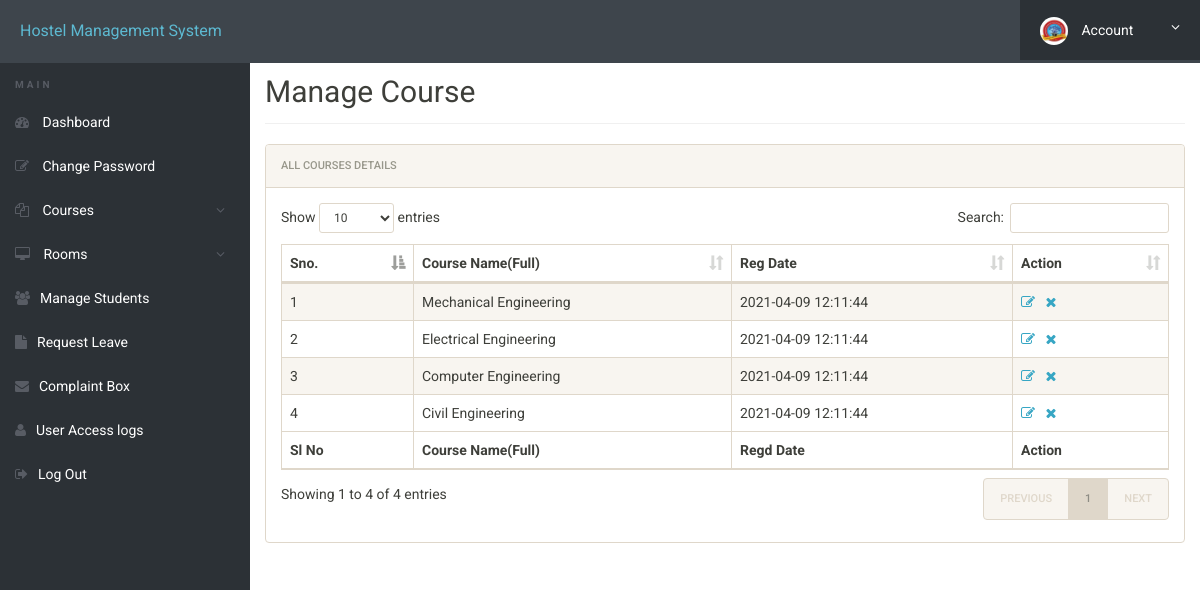
The app's page /admin/manage-courses.php (signed in) with its own data.
### tables this page shows
CREATE TABLE `courses` (
  `id` int(11) NOT NULL,
  `course_code` varchar(255) NOT NULL,
  `course_name` varchar(255) NOT NULL,
  `posting_date` timestamp NOT NULL DEFAULT current_timestamp()
);

### admin/manage-courses.php (the view, shortened to what this page needs)
<?php
include('includes/config.php');
?>
<!doctype html>
<html lang="en" class="no-js">
<head>
	<link rel="stylesheet" href="css/font-awesome.min.css">
	<link rel="stylesheet" href="css/bootstrap.min.css">
	<link rel="stylesheet" href="css/dataTables.bootstrap.min.css">
	<link rel="stylesheet" href="css/bootstrap-social.css">
	<link rel="stylesheet" href="css/bootstrap-select.css">
	<link rel="stylesheet" href="css/fileinput.min.css">
	<link rel="stylesheet" href="css/awesome-bootstrap-checkbox.css">
	<link rel="stylesheet" href="css/style.css">
</head>
<body>
	<?php include('includes/header.php');?>
	<div class="ts-main-content">
			<?php include('includes/sidebar.php');?>
		<div class="content-wrapper">
			<div class="container-fluid">
				<div class="row">
					<div class="col-md-12">
						<h2 class="page-title" style="margin-top: 50px;">Manage Course</h2>
						<div class="panel panel-default">
							<div class="panel-heading">All Courses Details</div>
							<div class="panel-body">
								<table id="zctb" class="display table table-striped table-bordered table-hover" cellspacing="0" width="100%">
									<thead>
										<tr>
											<th>Sno.</th>
											<th>Course Name(Full)</th>
											<th>Reg Date </th>
											<th>Action</th>
										</tr>
									</thead>
									<tfoot>
										<tr>
											<th>Sl No</th>
											<th>Course Name(Full)</th>
											<th>Regd Date</th>
											<th>Action</th>
										</tr>
									</tfoot>
									<tbody>
<?php
$ret="select * from courses";
$stmt= $mysqli->prepare($ret) ;
$stmt->execute() ;
$res=$stmt->get_result();
$cnt=1;
while($row=$res->fetch_object())
	  {
	  	?>
<tr><td><?php echo $cnt;;?></td>
<td><?php echo $row->course_name;?></td>
<td><?php echo $row->posting_date;?></td>
<td><a href="edit-course.php?id=<?php echo $row->id;?>"><i class="fa fa-edit"></i></a>&nbsp;&nbsp;
<a href="manage-courses.php?del=<?php echo $row->id;?>" onclick="return confirm('Do you want to delete');"><i class="fa fa-close"></i></a></td>
										</tr>
									<?php
$cnt=$cnt+1;
									 } ?>
									</tbody>
								</table>
							</div>
						</div>
					</div>
				</div>
			</div>
		</div>
	</div>
</body>
</html>

### admin/css/style.css (style rules this page uses)
html { font-size: 14px; }
@media only screen and (min-width: 480px) { html { font-size: 17px; } }
@media only screen and (min-width: 768px) { html { font-size: 14px; } }
body { font-size: 1em; }
a { color: #37a6c4; }
.panel { overflow: hidden; }
.page-title { padding-bottom: 15px; margin-bottom: 20px; margin-top: 50px; border-bottom: 1px solid #f0f0f0; }
.ts-main-content .content-wrapper { padding-top: 15px; margin-top: 10px; }
@media only screen and (min-width: 992px) { .ts-main-content .content-wrapper { margin-left: 250px; } }

### records on screen
courses: course_name "Mechanical Engineering", posting_date "2021-04-09 12:11:44"
courses: course_name "Electrical Engineering", posting_date "2021-04-09 12:11:44"
courses: course_name "Computer Engineering", posting_date "2021-04-09 12:11:44"
courses: course_name "Civil Engineering", posting_date "2021-04-09 12:11:44"
